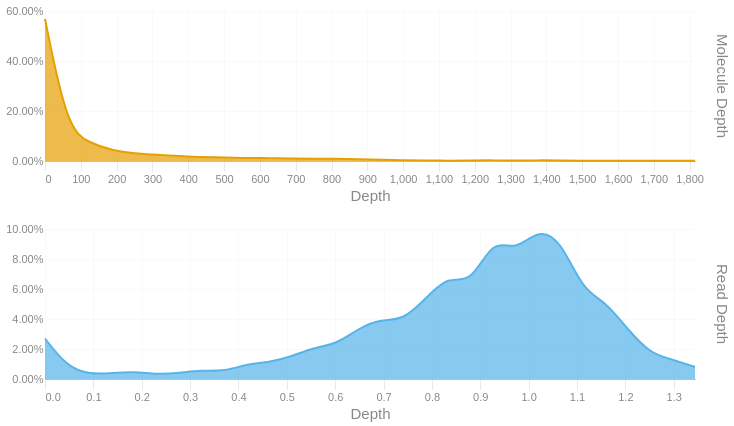

The notebook cell this image was saved under:
### Code cell
readdep = depth_hist(tb['Read Depth'], q99, 3)
readdep = readdep.with_columns(pl.lit('Read Depth').alias('Metric'))
if not SKIPLR:
    moldep = depth_hist(tb['Molecule Depth'], mol_q99, 1)
    moldep = moldep.with_columns(pl.lit('Molecule Depth').alias('Metric'))
    _hist = pl.concat([readdep, moldep])
    _hist = _hist.filter(pl.col('Proportion') != 0)
    with SafeRender(_hist):
        (
            alt.Chart(_hist)        
            .mark_area(interpolate = "basis")
            .encode(
                x=alt.X('Bin:Q').scale(domainMin=0).axis(alt.Axis(title='Depth')),
                y = alt.Y('Proportion:Q', title = None).axis(format = '.2%'),
                color = alt.Color('Metric:N').legend(None),
                row = alt.Row("Metric:N").header(title = None, labelOrient = 'right'),
                tooltip = [
                    alt.Tooltip("Metric:N", title = "Metric"),
                    alt.Tooltip('Interval:N', title = "Depth Interval"),
                    alt.Tooltip('Proportion:Q', title = "% Alignments").format('.2%')
                ]
            )
            .resolve_scale(x='independent', y='independent')
            .properties(
                height = 150, width = 650,
                usermeta={'embedOptions': {'downloadFileName': f'{samplename}.depth.hist'}}
            )
        ).display()
else:
    readdep = readdep.filter(pl.col('Proportion') != 0)
    with SafeRender(readdep):
        (
            alt.Chart(readdep)        
            .mark_area(interpolate = "basis")
            .encode(
                x=alt.X('Bin:Q').scale(domainMin=0).axis(alt.Axis(title='Depth')),
                y = alt.Y('Proportion:Q', title = None).axis(format = '.2%'),
                tooltip = [
                    alt.Tooltip('Interval:N', title = "Depth Interval"),
                    alt.Tooltip('Proportion:Q', title = "% Alignments").format('.2%')
                ]
            )
            .properties(
                usermeta={'embedOptions': {'downloadFileName': f'{samplename}.depth.hist'}}
            )
        ).display()

### Figure 1 — Vega-Lite specification as saved in the notebook (floating-point values rounded to 4 significant figures)
{"width": 650, "height": 150, "config": {"title": {"anchor": "start", "dy": -15, "fontSize": 18, "color": "#888888", "subtitleColor": "#888888", "subtitleFontSize": 14}, "arc": {"fill": "#0072B2"}, "axis": {"domainColor": "#888888", "domainWidth": 0.5, "gridWidth": 0.2, "grid": false, "titleFontWeight": 400, "titleFontSize": 15, "labelFontSize": 11, "labelColor": "#888888", "tickColor": "#888888", "tickWidth": 0.2, "titleColor": "#888888"}, "axisBand": {"grid": false}, "axisX": {"grid": true, "tickSize": 10, "domainCap": "round"}, "axisY": {"domain": false, "grid": true, "tickSize": 0, "domainCap": "round"}, "background": "transparent", "header": {"labelFontSize": 15, "labelColor": "#888888", "titleFontSize": 15, "titleFontWeight": 600, "titleColor": "#888888"}, "legend": {"labelFont": "sans-serif", "labelFontSize": 12, "labelColor": "#888888", "symbolSize": 100, "symbolType": "circle", "titleFontSize": 12, "titlePadding": 10, "titleColor": "#888888", "title": null}, "range": {"category": ["#E69F00", "#56B4E9", "#009E73", "#F0E442", "#0072B2", "#D55E00", "#CC79A7", "#000000"], "diverging": ["#cfe8f3", "#a2d4ec", "#73bfe2", "#46abdb", "#1696d2", "#12719e"]}, "area": {"fill": "#0072B2", "fillOpacity": 0.7, "line": true, "strokeOpacity": 0.7}, "line": {"color": "#0072B2", "stroke": "#0072B2", "strokeWidth": 2}, "trail": {"color": "#0072B2", "stroke": "#0072B2", "strokeWidth": 0, "size": 1}, "point": {"filled": true, "fillOpacity": 1.0, "size": 95}, "text": {"color": "#888888", "fontSize": 11, "align": "right", "fontWeight": 400, "size": 11}, "bar": {"fill": "#0072B2", "stroke": null}, "view": {"stroke": null, "continuousWidth": 660, "continuousHeight": 400}}, "data": {"name": "data-db50a99723ec0c145f29c12f329d001c"}, "mark": {"type": "area", "interpolate": "basis"}, "encoding": {"color": {"field": "Metric", "legend": null, "type": "nominal"}, "row": {"field": "Metric", "header": {"title": null, "labelOrient": "right"}, "type": "nominal"}, "tooltip": [{"field": "Metric", "title": "Metric", "type": "nominal"}, {"field": "Interval", "title": "Depth Interval", "type": "nominal"}, {"field": "Proportion", "format": ".2%", "title": "% Alignments", "type": "quantitative"}], "x": {"axis": {"title": "Depth"}, "field": "Bin", "scale": {"domainMin": 0}, "type": "quantitative"}, "y": {"axis": {"format": ".2%"}, "field": "Proportion", "title": null, "type": "quantitative"}}, "resolve": {"scale": {"x": "independent", "y": "independent"}}, "usermeta": {"embedOptions": {"downloadFileName": "S6_Altamaha_3964.depth.hist"}}, "$schema": "https://vega.github.io/schema/vega-lite/v6.1.0.json", "datasets": {"data-db50a99723ec0c145f29c12f329d001c": [{"Bin": 0.0, "Interval": "0.0-0.046", "Proportion": 0.027, "Metric": "Read Depth"}, {"Bin": 0.046, "Interval": "0.046-0.093", "Proportion": 0.008, "Metric": "Read Depth"}, {"Bin": 0.093, "Interval": "0.093-0.139", "Proportion": 0.003, "Metric": "Read Depth"}, {"Bin": 0.139, "Interval": "0.139-0.185", "Proportion": 0.004, "Metric": "Read Depth"}, {"Bin": 0.185, "Interval": "0.185-0.232", "Proportion": 0.005, "Metric": "Read Depth"}, {"Bin": 0.232, "Interval": "0.232-0.278", "Proportion": 0.003, "Metric": "Read Depth"}, {"Bin": 0.278, "Interval": "0.278-0.324", "Proportion": 0.004, "Metric": "Read Depth"}, {"Bin": 0.324, "Interval": "0.324-0.371", "Proportion": 0.006, "Metric": "Read Depth"}, {"Bin": 0.371, "Interval": "0.371-0.417", "Proportion": 0.005, "Metric": "Read Depth"}, {"Bin": 0.417, "Interval": "0.417-0.463", "Proportion": 0.01, "Metric": "Read Depth"}, {"Bin": 0.463, "Interval": "0.463-0.51", "Proportion": 0.011, "Metric": "Read Depth"}, {"Bin": 0.51, "Interval": "0.51-0.556", "Proportion": 0.015, "Metric": "Read Depth"}, {"Bin": 0.556, "Interval": "0.556-0.602", "Proportion": 0.021, "Metric": "Read Depth"}, {"Bin": 0.602, "Interval": "0.602-0.649", "Proportion": 0.023, "Metric": "Read Depth"}, {"Bin": 0.649, "Interval": "0.649-0.695", "Proportion": 0.034, "Metric": "Read Depth"}, {"Bin": 0.695, "Interval": "0.695-0.741", "Proportion": 0.04, "Metric": "Read Depth"}, {"Bin": 0.741, "Interval": "0.741-0.788", "Proportion": 0.039, "Metric": "Read Depth"}, {"Bin": 0.788, "Interval": "0.788-0.834", "Proportion": 0.054, "Metric": "Read Depth"}, {"Bin": 0.834, "Interval": "0.834-0.88", "Proportion": 0.069, "Metric": "Read Depth"}, {"Bin": 0.88, "Interval": "0.88-0.927", "Proportion": 0.063, "Metric": "Read Depth"}, {"Bin": 0.927, "Interval": "0.927-0.973", "Proportion": 0.094, "Metric": "Read Depth"}, {"Bin": 0.973, "Interval": "0.973-1.019", "Proportion": 0.085, "Metric": "Read Depth"}, {"Bin": 1.019, "Interval": "1.019-1.066", "Proportion": 0.1, "Metric": "Read Depth"}, {"Bin": 1.066, "Interval": "1.066-1.112", "Proportion": 0.093, "Metric": "Read Depth"}, {"Bin": 1.112, "Interval": "1.112-1.158", "Proportion": 0.059, "Metric": "Read Depth"}, {"Bin": 1.158, "Interval": "1.158-1.205", "Proportion": 0.052, "Metric": "Read Depth"}, {"Bin": 1.205, "Interval": "1.205-1.251", "Proportion": 0.033, "Metric": "Read Depth"}, {"Bin": 1.251, "Interval": "1.251-1.297", "Proportion": 0.017, "Metric": "Read Depth"}, {"Bin": 1.297, "Interval": "1.297-1.344", "Proportion": 0.013, "Metric": "Read Depth"}, {"Bin": 1.344, "Interval": "1.344-1.39", "Proportion": 0.008, "Metric": "Read Depth"}, {"Bin": 0.0, "Interval": "0.0-62.6", "Proportion": 0.568, "Metric": "Molecule Depth"}, {"Bin": 62.6, "Interval": "62.6-125.2", "Proportion": 0.126, "Metric": "Molecule Depth"}, {"Bin": 125.2, "Interval": "125.2-187.8", "Proportion": 0.072, "Metric": "Molecule Depth"}, {"Bin": 187.8, "Interval": "187.8-250.3", "Proportion": 0.042, "Metric": "Molecule Depth"}, {"Bin": 250.3, "Interval": "250.3-312.9", "Proportion": 0.03, "Metric": "Molecule Depth"}, {"Bin": 312.9, "Interval": "312.9-375.5", "Proportion": 0.025, "Metric": "Molecule Depth"}, {"Bin": 375.5, "Interval": "375.5-438.1", "Proportion": 0.02, "Metric": "Molecule Depth"}, {"Bin": 438.1, "Interval": "438.1-500.7", "Proportion": 0.015, "Metric": "Molecule Depth"}, {"Bin": 500.7, "Interval": "500.7-563.3", "Proportion": 0.015, "Metric": "Molecule Depth"}, {"Bin": 563.3, "Interval": "563.3-625.9", "Proportion": 0.011, "Metric": "Molecule Depth"}, {"Bin": 625.9, "Interval": "625.9-688.4", "Proportion": 0.012, "Metric": "Molecule Depth"}, {"Bin": 688.4, "Interval": "688.4-751.0", "Proportion": 0.01, "Metric": "Molecule Depth"}, {"Bin": 751.0, "Interval": "751.0-813.6", "Proportion": 0.009, "Metric": "Molecule Depth"}, {"Bin": 813.6, "Interval": "813.6-876.2", "Proportion": 0.009, "Metric": "Molecule Depth"}, {"Bin": 876.2, "Interval": "876.2-938.8", "Proportion": 0.007, "Metric": "Molecule Depth"}, {"Bin": 938.8, "Interval": "938.8-1001.4", "Proportion": 0.005, "Metric": "Molecule Depth"}, {"Bin": 1001.0, "Interval": "1001.4-1064.0", "Proportion": 0.003, "Metric": "Molecule Depth"}, {"Bin": 1064.0, "Interval": "1064.0-1126.5", "Proportion": 0.002, "Metric": "Molecule Depth"}, {"Bin": 1126.0, "Interval": "1126.5-1189.1", "Proportion": 0.001, "Metric": "Molecule Depth"}, {"Bin": 1189.0, "Interval": "1189.1-1251.7", "Proportion": 0.002, "Metric": "Molecule Depth"}, {"Bin": 1252.0, "Interval": "1251.7-1314.3", "Proportion": 0.003, "Metric": "Molecule Depth"}, {"Bin": 1314.0, "Interval": "1314.3-1376.9", "Proportion": 0.001, "Metric": "Molecule Depth"}, {"Bin": 1377.0, "Interval": "1376.9-1439.5", "Proportion": 0.003, "Metric": "Molecule Depth"}, {"Bin": 1440.0, "Interval": "1439.5-1502.1", "Proportion": 0.002, "Metric": "Molecule Depth"}, {"Bin": 1502.0, "Interval": "1502.1-1564.6", "Proportion": 0.001, "Metric": "Molecule Depth"}, {"Bin": 1565.0, "Interval": "1564.6-1627.2", "Proportion": 0.001, "Metric": "Molecule Depth"}, {"Bin": 1627.0, "Interval": "1627.2-1689.8", "Proportion": 0.001, "Metric": "Molecule Depth"}, {"Bin": 1690.0, "Interval": "1689.8-1752.4", "Proportion": 0.001, "Metric": "Molecule Depth"}, {"Bin": 1752.0, "Interval": "1752.4-1815.0", "Proportion": 0.001, "Metric": "Molecule Depth"}, {"Bin": 1815.0, "Interval": "1815.0-1877.57", "Proportion": 0.001, "Metric": "Molecule Depth"}]}}
